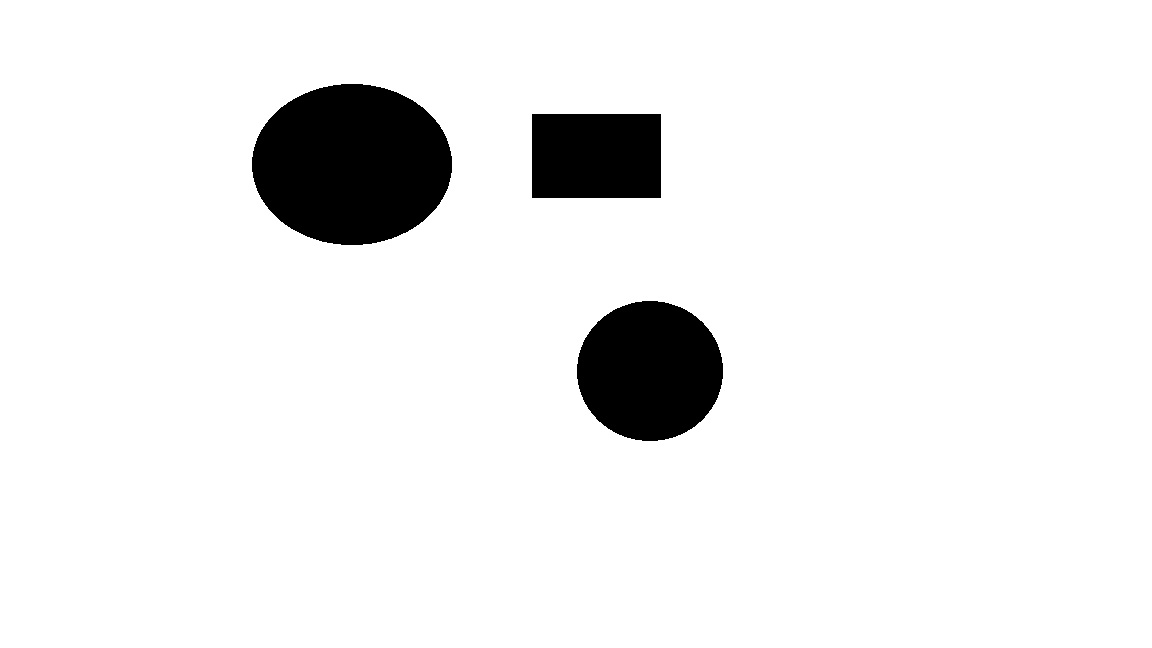
#> input picture s1/tai/tp2/test.jpg, 1152 x 648 px, found by its file name
$ python exo4.py
#> lines starting #> are read from the running program, lines starting #| are printed output that depends on the picture; after the words box and inside, x2 and y2 are one past the last pixel; in counts of white or black regions, pixels touching at a corner belong together
import matplotlib.pyplot as plt
import matplotlib.image as mpimg
import numpy as np

image_org = mpimg.imread('TP2/test.jpg')
#> image_org is the input picture: shape (648, 1152, 3); min 0, max 255, mean 237.2
#image_org = mpimg.imread('C:/Users/user/Desktop/test/clp5.jpg')

def neighbor(i,j,label):

    left = label[i-1,j]
    above = label[i,j-1]
    neighbor_array = [left,above]
    return neighbor_array

def labeling(image_org) :

    f = open('test.txt', mode='w')
    l = open('label.txt',mode='w')
    R = open('new_label.txt',mode='w')

    #image_org = np.reshape(image_org,(:,:,1))
    size = image_org.shape
#> size = (648, 1152, 3)
    m = size[0]  # rows
#> m = 648
    n = size[1]  # columns
#> n = 1152

    def rgb2gray(rgb):
        return np.dot(rgb[...,:3], [0.299, 0.587, 0.114])

    if len(image_org.shape) == 3 :
        gray = rgb2gray(image_org)
        #print(gray.shape)
    else:
        gray = np.reshape(image_org,(m,n,1))

    #print(gray.shape)
    gray.flags.writeable = True

    threshold = 50

    op_gray = np.zeros([m,n])
    for i in range(m):
        for j in range(n):
            if gray[i,j] > threshold:
                op_gray[i,j] = 0
            else:
                op_gray[i,j] = 1
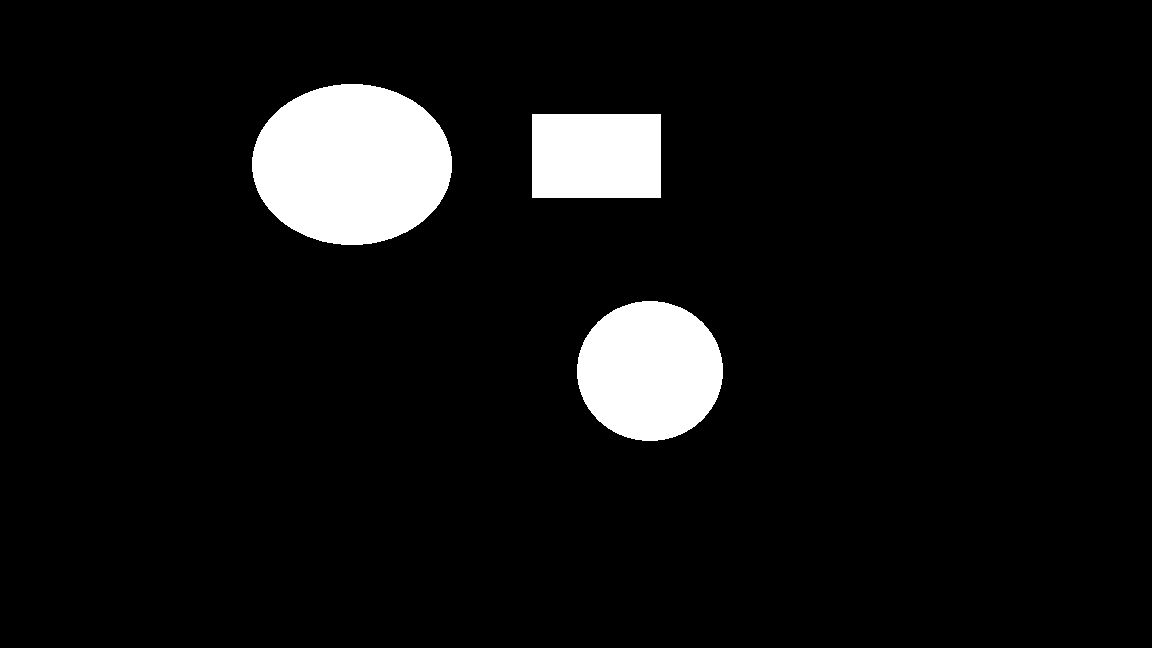
#> op_gray: shape (648, 1152) float64; values 0 (black) and 1 (white), 7% white; 3 white regions, box (x1, y1, x2, y2) and area: (252, 84, 452, 245) 25270, (577, 301, 723, 441) 16037, (532, 114, 661, 198) 10836


    for i in range(m):
        for j in range(n):
            if gray[i,j] > threshold:
                gray[i,j] = 0
                f.write(str(int(gray[i,j])))
            else:
                gray[i,j] = 1
                f.write(str(int(gray[i,j])))
        f.write('\n')


    image = gray
    #print(image)

    label = np.ones([m,n])
    new = 0

    # link array
    link = []
    id = 0 # link index also present object number


    # first pass
    for row in range(m):
        for column in range(n):
            # no object
            if image[row,column] == [0] :
                label[row, column] = 0
                l.write(str(int(label[row,column])))
                #print(image[row, column], row + 1, column + 1,label[row, column])
            # object
            else : # check neighbor label
                #print(image[row, column], row + 1, column + 1)
                current_neighbor = neighbor(row,column,label)

                # current is new label
                if current_neighbor == [0,0]:
                    new= new + 1
                    label[row, column] = new
                    #print(label[row, column],new)
                    l.write(str(int(label[row, column])))

                # neighbor got label
                else :
                    # only one neighbor labeling => choose the large one (the only label)
                    if np.min(current_neighbor) == 0 or current_neighbor[0] == current_neighbor[1] :
                        label[row,column] = np.max(current_neighbor)
                        #print(label[row,column])
                        l.write(str(int(label[row, column])))

                    else:
                        label[row,column] = np.min(current_neighbor)
                        #print(row,column,current_neighbor,label[row, column])
                        l.write(str(int(label[row, column])))
                        #print(id)
                        if id == 0:
                            link.append(current_neighbor)
                            id = id +1
                            #print(link)
                        else:
                            check = 0
                            for k in range(id) :

                                tmp = set(link[k]).intersection(set(current_neighbor))
                                #print(k,link[k],current_neighbor,len(tmp))
                                if len(tmp) != 0 :
                                    link[k] = set(link[k]).union(current_neighbor)
                                    np.array(link)
                                    check = check + 1
                                    #print(link)
                            if check == 0:
                                id = id +1
                                np.array(link)
                                link.append(set(current_neighbor))
                                #print(link)
        l.write('\n')
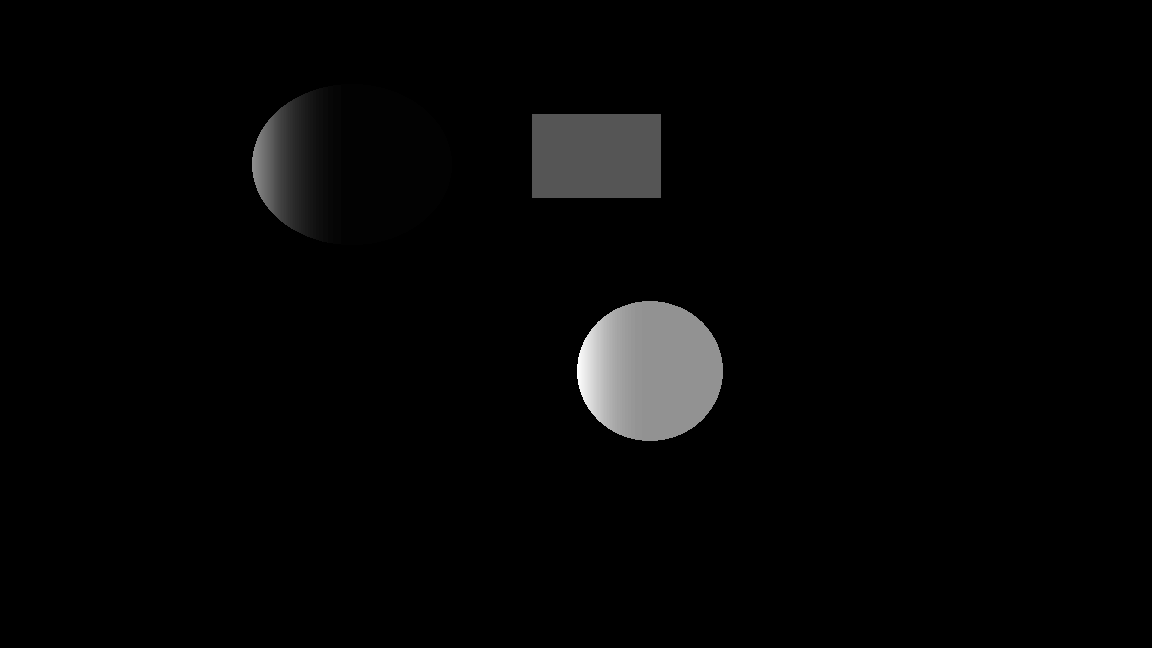
#> label: shape (648, 1152) float64; min 0, max 96, mean 2; drawn with min black and max white
#> after the loop, id = 2; new = 96


    # second pass
    for row in range(m):
        for column in range(n):
            for x in range(id):
                if (label[row, column] in link[x]) and label[row, column] !=0 :
                    label[row, column] = min(link[x])
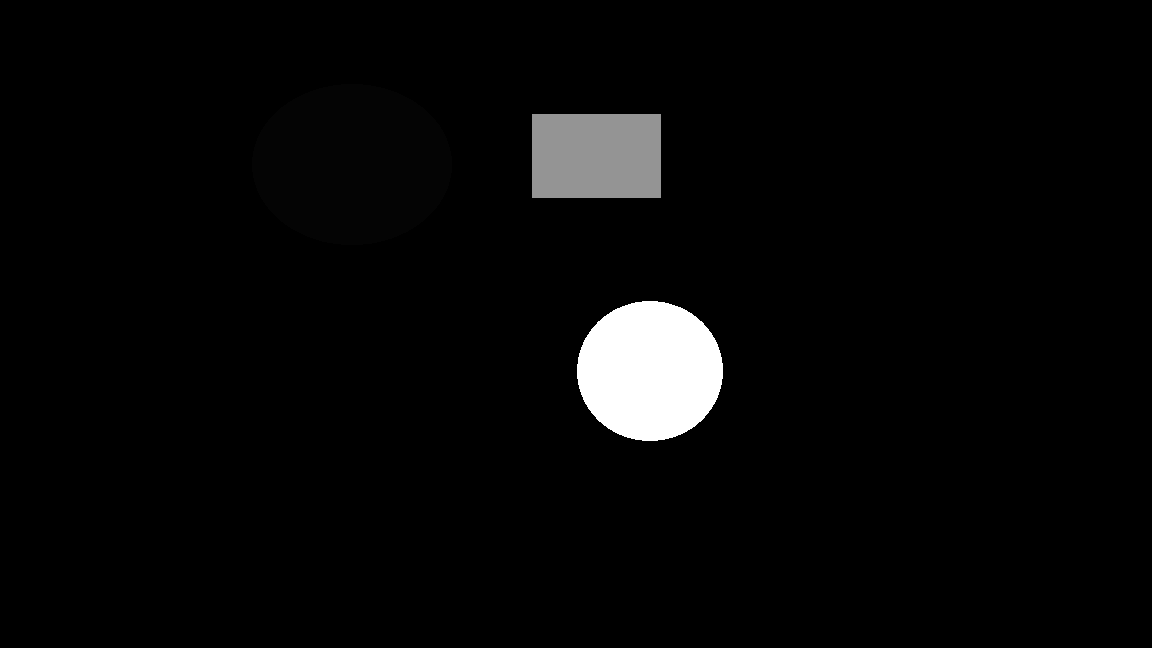
#> label: shape (648, 1152) float64; 2.38% of pixels changed, all inside (x1, y1, x2, y2) = (252, 85, 642, 440); drawn with min black and max white
        #     R.write(str(int(label[row, column])))
        # R.write('\n')

    for row in range(m):
        for column in range(n):
            for x in range(id):
                if (label[row, column] == min(link[x])):
                    label[row, column] = x+1
            R.write(str(int(label[row, column])))
        R.write('\n')
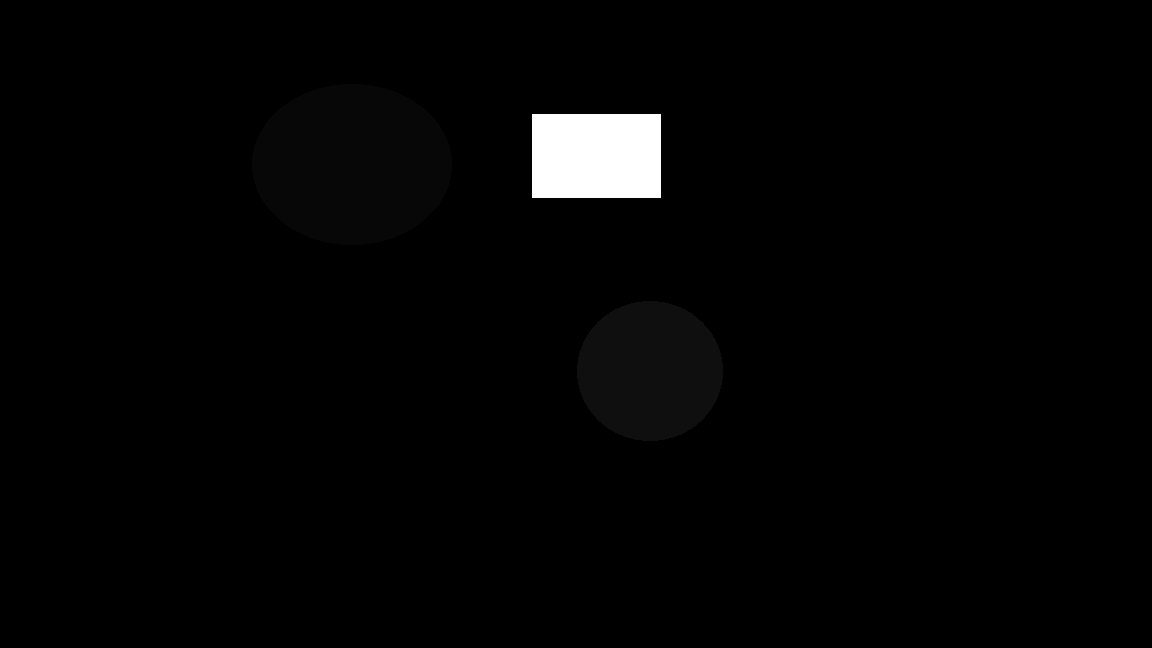
#> label: shape (648, 1152) float64; 2.15% of pixels changed, all inside (x1, y1, x2, y2) = (577, 301, 723, 441); drawn with min black and max white
    plt.figure(figsize=(30, 10))
    plt.imshow(label)
    plt.axis('off')
    plt.show()
    return label,image,id


label,image ,id= labeling(image_org)
#> id = 2


plt.figure(figsize=(30,10))
plt.subplot(1,3,1), plt.title('gray')
plt.imshow(image , cmap='binary'), plt.axis('off')
plt.subplot(1,3,2), plt.title('label')
plt.imshow(label,cmap = 'gray' )
plt.subplot(1,3,3), plt.title('original')
plt.imshow(image_org ,cmap = 'gray')
print(id) #(512, 512, 3)
#| 2


plt.axis('off')
plt.show()
